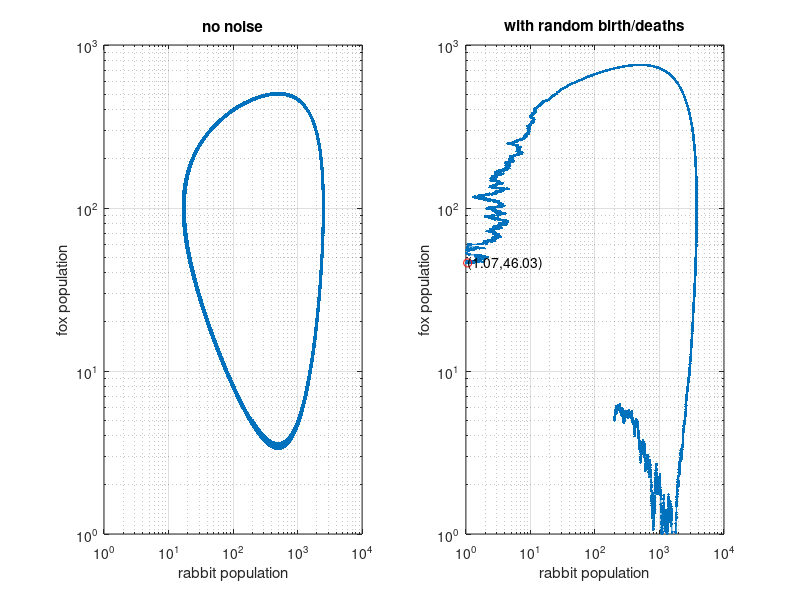

MATLAB code for this plot:
% RFNOISY.  Compare RABBITSFOXES.  Solves a stochastic version of the
% predator-prey model.  This is a system in 2 dimensions:
%   dr = (r - 0.01 r f) dt + rho dB_t
%   df = (0.002 r f - f) dt + sigma dB_t
% where  r(t) = (rabbit population at time t), and f(t) = (fox
% population at time t).  When rho>0 or sigma>0, the stochastic terms
% with "dB_t" model random additional births and deaths. 
% Uses a stochastic modification of Euler's method, the Euler-Maruyama
% method, in which dt is approximated by a time step h > 0, and dB_t
% is approximated
%   dB_t ~ N(0, h)
% That is, the variance of the independent random noise over a time
% step h is h.  Thus the standard deviation is sqrt(h).

Frhs = @(t, y) [y(1) - 0.01 * y(1) * y(2);...
                0.002 * y(1) * y(2) - y(2)];

% Euler method needs lots of small steps to get to T = 40
h = 0.001;
N = 40000;

for k = 1:2  % two subplots
    if k == 1
        rho = 0.0;  sigma = 0.0;   % no randomness
    else
        rho = 4.0;      % amount of random birth & death for rabbits
        sigma = 2.0;   % ... for foxes
    end

    % run Euler (or Euler-Maruyama)
    r = zeros(1,N+1);
    f = r;
    r(1) = 200;
    f(1) = 5;
    for j = 1:N
        t = j * h;
        ft = Frhs(t, [r(j); f(j)]);
        r(j+1) = r(j) + ft(1) * h + rho * sqrt(h) * randn(1);
        f(j+1) = f(j) + ft(2) * h + sigma * sqrt(h) * randn(1);
    end

    % phase plot
    subplot(1,2,k)
    if k == 1
        loglog(r, f, '.-')
        title('no noise')
    else
        valid = (r >= 1) & (f >= 1);
        last = max(find(valid));
        loglog(r(valid), f(valid), '.-', r(last), f(last), 'ro')
        text(r(last), f(last), sprintf('(%.2f,%.2f)', r(last), f(last)))
        title('with random birth/deaths')
    end
    axis([1e0, 1e4, 1e0, 1e3])
    xlabel('rabbit population'),  ylabel('fox population')
    grid on
end


